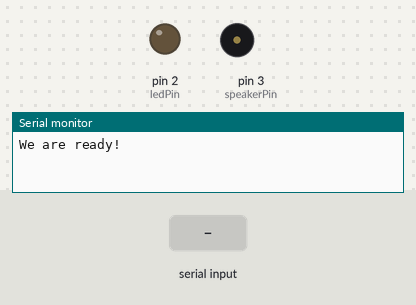
A sketch run on a simulated Arduino Uno, built with avr-gcc and run on an emulated ATmega328P. On the bench: output pins drawn as LEDs (lit = HIGH), buzzer (waves = sounding), the last lines printed to the serial monitor. Dashed ring = blinking. Inputs (shaded band) come from the test bench.

Above: at 1.3 s.
1.4 s: "5\n" received over Serial
At 1.5 s:
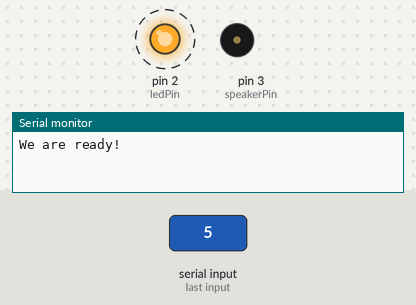
4.4 s: "90,45\n" received over Serial
At 4.8 s:
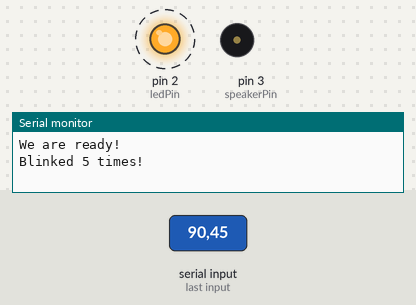
7.4 s: "30,150\n" received over Serial
At 10.8 s:
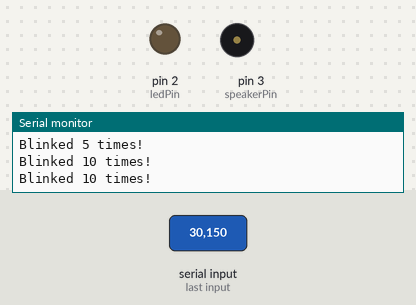
Timing chart, 0 to 12.3 s (numbered marks = the images above; inputs shaded):
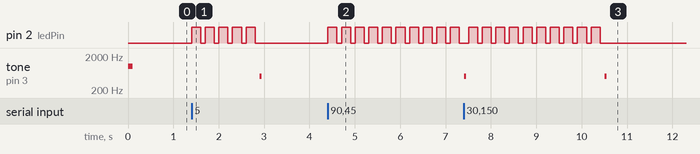

Measured:
- after the input at 1.4 s, pin 2 (ledPin): alternates HIGH for 0.20 s and LOW for 0.10 s, 10 changes in all, then stays LOW, starting at once; tone on pin 3 (speakerPin): silent → 500 Hz after 1.5 s, → silent 0.05 s later
- after the input at 4.4 s, pin 2 (ledPin): alternates HIGH for 0.20 s and LOW for 0.10 s, starting at once
- after the input at 7.4 s, pin 2 (ledPin): alternates HIGH for 0.20 s and LOW for 0.10 s, 20 changes in all, then stays LOW, starting after 0.11 s

The sketch:

test_serial.ino
```cpp
const int speakerPin = 3;
const int ledPin = 2;

void beep(int freq, int duration=50)
{
  tone(speakerPin, freq);
  delay(duration);
  noTone(speakerPin);
  delay(50);
}

void setup()
{
  Serial.begin(9600);
  Serial.println("We are ready!");
  pinMode(speakerPin, OUTPUT);
  pinMode(ledPin, OUTPUT);
  //beep(500);
  //beep(700);
  //beep(600);
  //beep(800);
  //beep(700);
  //beep(900);
  beep(1000, 100);
}

void loop()
{
  if (Serial.available()) {
    int numBlinks = Serial.parseInt();
    if (Serial.read() == '\n') {
      if (numBlinks > 10) {
        numBlinks = 10;
      }
      for (int i = 0; i < numBlinks; ++i) {
        digitalWrite(ledPin, HIGH);
        delay(200);
        digitalWrite(ledPin, LOW);
        delay(100);
      }
      Serial.print("Blinked ");
      Serial.print(numBlinks);
      Serial.println(" times!");
      beep(500);
    }
  }
}
```
